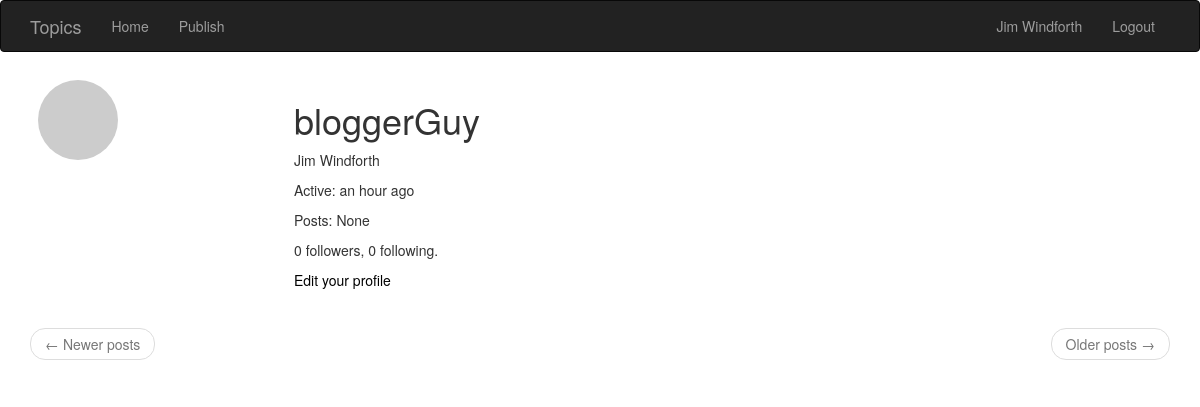
Page /user/bloggerGuy (signed in) on the earlier database version.
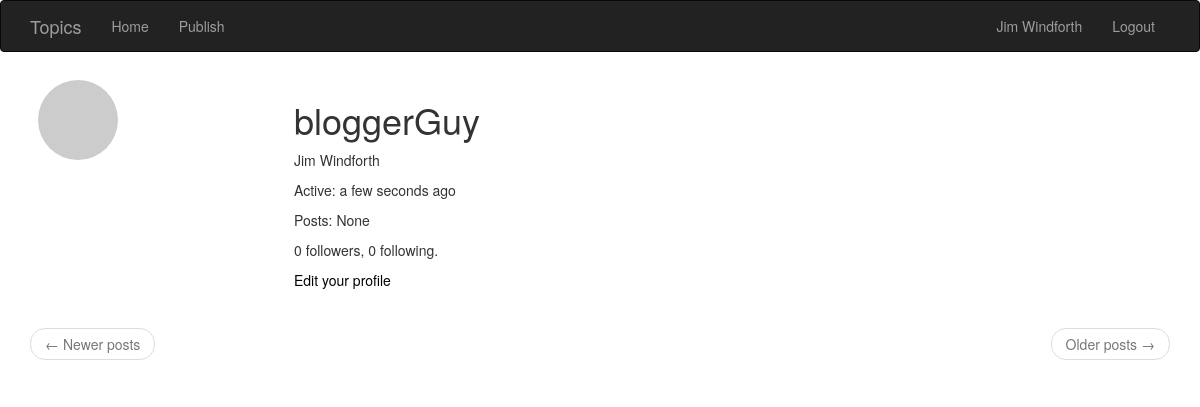
Same page on the later database version.
### app/models.py (models this page shows, shortened)
class User(UserMixin, db.Model):
    id = db.Column(db.Integer, primary_key=True)
    username = db.Column(db.String(64), index=True, unique=True)
    email = db.Column(db.String(120), index=True, unique=True)
    password_hash = db.Column(db.String(128))
    posts = db.relationship('Post', backref='author', lazy='dynamic')
    comments = db.relationship('Comment', backref='author', lazy='dynamic')
    replies = db.relationship('Reply', backref='author', lazy='dynamic')
    about_me = db.Column(db.String(140))
    last_seen = db.Column(db.DateTime, default=datetime.utcnow)
    number_of_posts = db.Column(db.Integer)
    image_path = db.Column(db.String(5000))
    first_name = db.Column(db.String(120))
    last_name = db.Column(db.String(120))
    full_name = db.Column(db.String(240))
    likes = db.relationship('Like', backref='author', lazy='dynamic')
    followed = db.relationship(
        'User',
        secondary=followers,
        primaryjoin=(followers.c.follower_id == id),
        secondaryjoin=(followers.c.followed_id == id),
        backref=db.backref('followers', lazy='dynamic'),
        lazy='dynamic')
    def avatar(self, size):
        digest = md5(self.email.lower().encode('utf-8')).hexdigest()
        return 'https://www.gravatar.com/avatar/{}?d=identicon&s={}'.format(
            digest, size)
    def user_posts(self):
        posts = Post.query.filter_by(user_id=self.id)
        return posts

### app/routes.py (the view)
@app.route('/user/<username>')
@login_required
def user(username):
    page = request.args.get('page', 1, type=int)
    user = User.query.filter_by(username=username).first_or_404()
    posts = user.user_posts().order_by(Post.timestamp.desc()).paginate(
        page, app.config['POSTS_PER_PAGE'], False)
    next_url = url_for('latest', page=posts.next_num) \
        if posts.has_next else None
    prev_url = url_for('latest', page=posts.prev_num) \
        if posts.has_prev else None
    return render_template(
        'user.html',
        user=user,
        posts=posts.items,
        next_url=next_url,
        prev_url=prev_url)

### app/models.py (called while the page is built)
@login.user_loader
def load_user(id):
    return User.query.get(int(id))

### app/routes.py (called while the page is built)
@app.before_request
def before_request():
    if current_user.is_authenticated:
        current_user.last_seen = datetime.utcnow()
        db.session.commit()

### app/templates/user.html (shortened to what this page needs)
 {% extends "base.html" %} {% block app_content %}
<table class="table body">
    <tr>
        <td width="256px">
            {% if current_user.image_path %}
            <img src={{user.image_path}} class="img-circle  " style="height: 256px; width: 256px;"> {% else %}
            <img src=" {{ user.avatar(256) }} " class="img-circle userTemplateProfileImage "> {% endif %}
        </td>
        <td>
            <h1>{{ user.username }}</h1>
            <p>{{user.full_name}}</p>
             {% if user.last_seen %}
            <p>Active: {{ moment(user.last_seen).fromNow() }}{% endif %}
                <p>
                    Posts: {{user.number_of_posts}}</p>
                <p>{{ user.followers.count() }} followers, {{ user.followed.count() }} following.</p>
                {% if user == current_user %}
                <p>
                    <a class="removeUnderline  blackLink" href="{{ url_for( 'edit_profile') }} ">Edit your profile</a>
                </p>
                {% elif not current_user.is_following(user) %}
                <p>
                    <a class="removeUnderline" href="{{ url_for( 'follow', username=user.username) }} ">Follow</a>
                </p>
                {% else %}
                <p>
                    <a class="removeUnderline" href="{{ url_for( 'unfollow', username=user.username) }} ">Unfollow</a>
                </p>
                {% endif %}
        </td>
    </tr>
</table>
<nav aria-label="... ">
    <ul class="pager ">
        <li class="previous{% if not prev_url %} disabled{% endif %} ">
            <a href="{{ prev_url or '#' }} ">
                <span aria-hidden="true ">&larr;</span> Newer posts
            </a>
        </li>
        <li class="next{% if not next_url %} disabled{% endif %} ">
            <a href="{{ next_url or '#' }} ">
                Older posts
                <span aria-hidden="true ">&rarr;</span>
            </a>
        </li>
    </ul>
</nav>
{% endblock %}

### app/templates/base.html (shortened to what this page needs)
{% extends 'bootstrap/base.html' %}  {% block navbar %}
<link rel=" stylesheet " href="{{ url_for( 'static', filename='css/style.css' ) }} ">
<nav class="navbar navbar-inverse">
    <div class="container">
        <div class="navbar-header">
            <a class="navbar-brand" href="{{ url_for('latest') }}">Topics</a>
            <div class="collapse navbar-collapse" id="bs-example-navbar-collapse-1">
                <ul class="nav navbar-nav">
                    <li>
                        <a href="{{ url_for('index') }}">Home</a>
                    </li>
                    <li>
                        <a href="{{ url_for('publish') }}">Publish</a>
                    </li>
                </ul>
                <ul class="nav navbar-nav navbar-right">
                    {% if current_user.is_anonymous %}
                    <li>
                        <a href="{{ url_for('login') }}">Login</a>
                    </li>
                    {% else %}
                    <li>
                        <a href="{{ url_for('user', username=current_user.username) }}">{{current_user.full_name}}</a>
                    </li>
                    <li>
                        <a href="{{ url_for('logout') }}">Logout</a>
                    </li>
                    {% endif %}
                </ul>
            </div>
        </div>
</nav>
{% endblock %} {% block content %}
<div class="container">
      {% block app_content
    %}{% endblock %}
</div>
{% block scripts %} {{ super() }} {{ moment.include_moment() }} {% endblock %} {% endblock %}

### app/static/css/style.css (style rules this page uses)
.container { display: flex !important; flex-flow: column !important; height: auto !important; }
.table { margin-bottom: 0; width: -webkit-fill-available; }
.table>tbody>tr>td { border-top: 0px !important; }
.blackLink { color: black; }
.userTemplateProfileImage { height: 256 !important; width: 256 !important; }
.removeUnderline { text-decoration: none !important; }

Differences in the rows shown:
changed User "bloggerGuy": last_seen "an hour ago" → "a few seconds ago"
